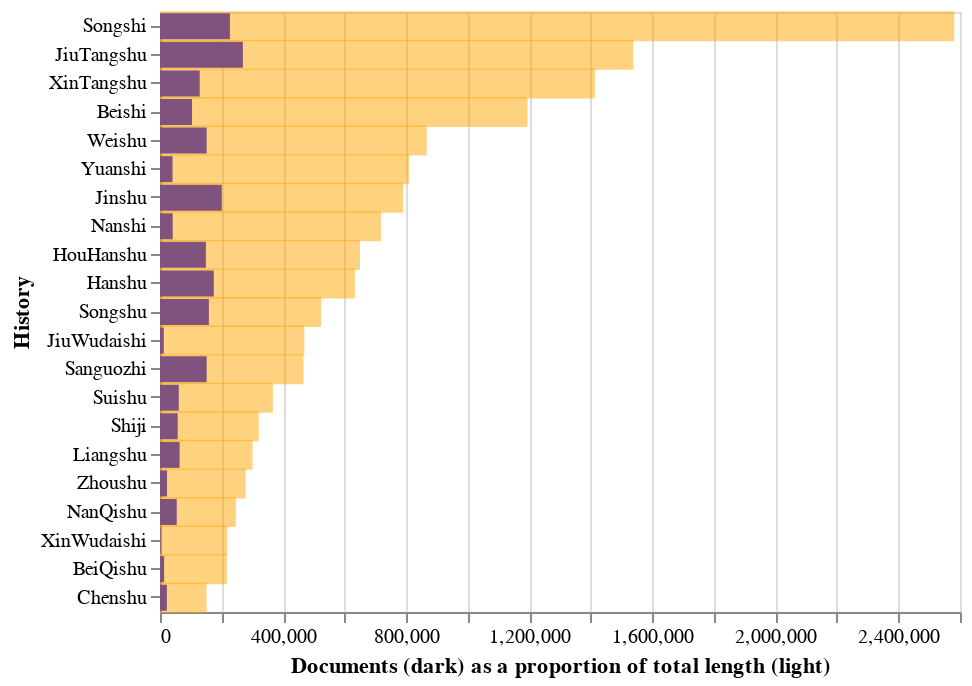

Write notebook code for a chart like this one.
### Code cell
# repeat of preceding to play with 

# total document length against total length of the biographies.
# NB "proportion" does not visually convey percentage comparison
# regular sort: HistoriesRegularized

totalLength = alt.Chart(SummaryDf).mark_bar(size=15, color='orange', opacity=.5).encode(alt.X('grandChar'), alt.Y('bookname', sort=alt.EncodingSortField(field="grandChar", order="descending"), title="History"), tooltip = ["docsCharTotal:Q","grandChar:Q", "DocPercentage"])

totalDocLength = alt.Chart(SummaryDf).mark_bar(size=13, color="blue", opacity=1).encode(alt.X('docsCharTotal', title="Documents (dark) as a proportion of total length (light)"), alt.Y('bookname', sort=alt.EncodingSortField(field="grandChar", order="descending")))

#alt.layer(totalDocLength, totalLength).properties(title="Documents as Proportion") | PercentageDocuments
alt.layer(totalDocLength, totalLength).properties()
#totalLength | totalDocLength

### Figure 1 — Vega-Lite specification as saved in the notebook (floating-point values rounded to 4 significant figures)
{"$schema": "https://vega.github.io/schema/vega-lite/v3.3.0.json", "config": {"mark": {"tooltip": null}, "view": {"height": 300, "width": 400}}, "data": {"name": "data-7bb8e0d40ba3855d11d58d246f61a7ee"}, "datasets": {"data-7bb8e0d40ba3855d11d58d246f61a7ee": [{"DocPercentage": 0.06176, "bookname": "BeiQishu", "commentaryChar": 0, "docsCharTotal": 13422, "docsTotal": 20, "grandChar": 217321, "iDocsCharM": 11259, "iDocsM": 12, "qDocsC": 0, "qDocsCharC": 0, "qDocsCharM": 2163, "qDocsM": 8}, {"DocPercentage": 0.08714, "bookname": "Beishi", "commentaryChar": 0, "docsCharTotal": 104066, "docsTotal": 198, "grandChar": 1194214, "iDocsCharM": 79844, "iDocsM": 111, "qDocsC": 0, "qDocsCharC": 0, "qDocsCharM": 24222, "qDocsM": 87}, {"DocPercentage": 0.1473, "bookname": "Chenshu", "commentaryChar": 0, "docsCharTotal": 22338, "docsTotal": 37, "grandChar": 151600, "iDocsCharM": 15122, "iDocsM": 14, "qDocsC": 0, "qDocsCharC": 0, "qDocsCharM": 7216, "qDocsM": 23}, {"DocPercentage": 0.2758, "bookname": "Hanshu", "commentaryChar": 0, "docsCharTotal": 174793, "docsTotal": 279, "grandChar": 633699, "iDocsCharM": 115276, "iDocsM": 110, "qDocsC": 0, "qDocsCharC": 0, "qDocsCharM": 59517, "qDocsM": 169}, {"DocPercentage": 0.2295, "bookname": "HouHanshu", "commentaryChar": 0, "docsCharTotal": 149138, "docsTotal": 279, "grandChar": 649958, "iDocsCharM": 84869, "iDocsM": 93, "qDocsC": 0, "qDocsCharC": 0, "qDocsCharM": 64269, "qDocsM": 186}, {"DocPercentage": 0.2539, "bookname": "Jinshu", "commentaryChar": 0, "docsCharTotal": 200762, "docsTotal": 342, "grandChar": 790750, "iDocsCharM": 150417, "iDocsM": 178, "qDocsC": 0, "qDocsCharC": 0, "qDocsCharM": 50345, "qDocsM": 164}, {"DocPercentage": 0.175, "bookname": "JiuTangshu", "commentaryChar": 0, "docsCharTotal": 269292, "docsTotal": 484, "grandChar": 1538613, "iDocsCharM": 230831, "iDocsM": 338, "qDocsC": 0, "qDocsCharC": 0, "qDocsCharM": 38461, "qDocsM": 146}, {"DocPercentage": 0.02618, "bookname": "JiuWudaishi", "commentaryChar": 0, "docsCharTotal": 12281, "docsTotal": 21, "grandChar": 469090, "iDocsCharM": 9043, "iDocsM": 9, "qDocsC": 0, "qDocsCharC": 0, "qDocsCharM": 3238, "qDocsM": 12}, {"DocPercentage": 0.2116, "bookname": "Liangshu", "commentaryChar": 0, "docsCharTotal": 63661, "docsTotal": 92, "grandChar": 300801, "iDocsCharM": 45658, "iDocsM": 40, "qDocsC": 0, "qDocsCharC": 0, "qDocsCharM": 18003, "qDocsM": 52}, {"DocPercentage": 0.2208, "bookname": "NanQishu", "commentaryChar": 0, "docsCharTotal": 54420, "docsTotal": 108, "grandChar": 246422, "iDocsCharM": 31032, "iDocsM": 38, "qDocsC": 0, "qDocsCharC": 0, "qDocsCharM": 23388, "qDocsM": 70}, {"DocPercentage": 0.05742, "bookname": "Nanshi", "commentaryChar": 0, "docsCharTotal": 41251, "docsTotal": 96, "grandChar": 718392, "iDocsCharM": 28864, "iDocsM": 54, "qDocsC": 0, "qDocsCharC": 0, "qDocsCharM": 12387, "qDocsM": 42}, {"DocPercentage": 0.1892, "bookname": "Sanguozhi", "commentaryChar": 335000, "docsCharTotal": 151581, "docsTotal": 326, "grandChar": 466238, "iDocsCharM": 28462, "iDocsM": 25, "qDocsC": 127, "qDocsCharC": 59123, "qDocsCharM": 63996, "qDocsM": 174}, {"DocPercentage": 0.1792, "bookname": "Shiji", "commentaryChar": 0, "docsCharTotal": 57510, "docsTotal": 94, "grandChar": 320906, "iDocsCharM": 35165, "iDocsM": 32, "qDocsC": 0, "qDocsCharC": 0, "qDocsCharM": 22345, "qDocsM": 62}, {"DocPercentage": 0.08799, "bookname": "Songshi", "commentaryChar": 0, "docsCharTotal": 227160, "docsTotal": 489, "grandChar": 2581534, "iDocsCharM": 149054, "iDocsM": 213, "qDocsC": 0, "qDocsCharC": 0, "qDocsCharM": 78106, "qDocsM": 276}, {"DocPercentage": 0.3031, "bookname": "Songshu", "commentaryChar": 0, "docsCharTotal": 158866, "docsTotal": 254, "grandChar": 524083, "iDocsCharM": 111375, "iDocsM": 114, "qDocsC": 0, "qDocsCharC": 0, "qDocsCharM": 47491, "qDocsM": 140}, {"DocPercentage": 0.1664, "bookname": "Suishu", "commentaryChar": 0, "docsCharTotal": 61021, "docsTotal": 95, "grandChar": 366717, "iDocsCharM": 52022, "iDocsM": 62, "qDocsC": 0, "qDocsCharC": 0, "qDocsCharM": 8999, "qDocsM": 33}, {"DocPercentage": 0.1751, "bookname": "Weishu", "commentaryChar": 0, "docsCharTotal": 151742, "docsTotal": 274, "grandChar": 866751, "iDocsCharM": 79618, "iDocsM": 76, "qDocsC": 0, "qDocsCharC": 0, "qDocsCharM": 72124, "qDocsM": 198}, {"DocPercentage": 0.09127, "bookname": "XinTangshu", "commentaryChar": 0, "docsCharTotal": 129017, "docsTotal": 265, "grandChar": 1413549, "iDocsCharM": 86603, "iDocsM": 126, "qDocsC": 0, "qDocsCharC": 0, "qDocsCharM": 42414, "qDocsM": 139}, {"DocPercentage": 0.009358, "bookname": "XinWudaishi", "commentaryChar": 0, "docsCharTotal": 2046, "docsTotal": 6, "grandChar": 218636, "iDocsCharM": 1262, "iDocsM": 3, "qDocsC": 0, "qDocsCharC": 0, "qDocsCharM": 784, "qDocsM": 3}, {"DocPercentage": 0.05038, "bookname": "Yuanshi", "commentaryChar": 0, "docsCharTotal": 40791, "docsTotal": 74, "grandChar": 809713, "iDocsCharM": 27106, "iDocsM": 23, "qDocsC": 0, "qDocsCharC": 0, "qDocsCharM": 13685, "qDocsM": 51}, {"DocPercentage": 0.08236, "bookname": "Zhoushu", "commentaryChar": 0, "docsCharTotal": 22885, "docsTotal": 42, "grandChar": 277868, "iDocsCharM": 21097, "iDocsM": 35, "qDocsC": 0, "qDocsCharC": 0, "qDocsCharM": 1788, "qDocsM": 7}]}, "layer": [{"encoding": {"x": {"field": "docsCharTotal", "title": "Documents (dark) as a proportion of total length (light)", "type": "quantitative"}, "y": {"field": "bookname", "sort": {"field": "grandChar", "order": "descending"}, "type": "nominal"}}, "mark": {"color": "blue", "opacity": 1, "size": 13, "type": "bar"}}, {"encoding": {"tooltip": [{"field": "docsCharTotal", "type": "quantitative"}, {"field": "grandChar", "type": "quantitative"}, {"field": "DocPercentage", "type": "quantitative"}], "x": {"field": "grandChar", "type": "quantitative"}, "y": {"field": "bookname", "sort": {"field": "grandChar", "order": "descending"}, "title": "History", "type": "nominal"}}, "mark": {"color": "orange", "opacity": 0.5, "size": 15, "type": "bar"}}]}
